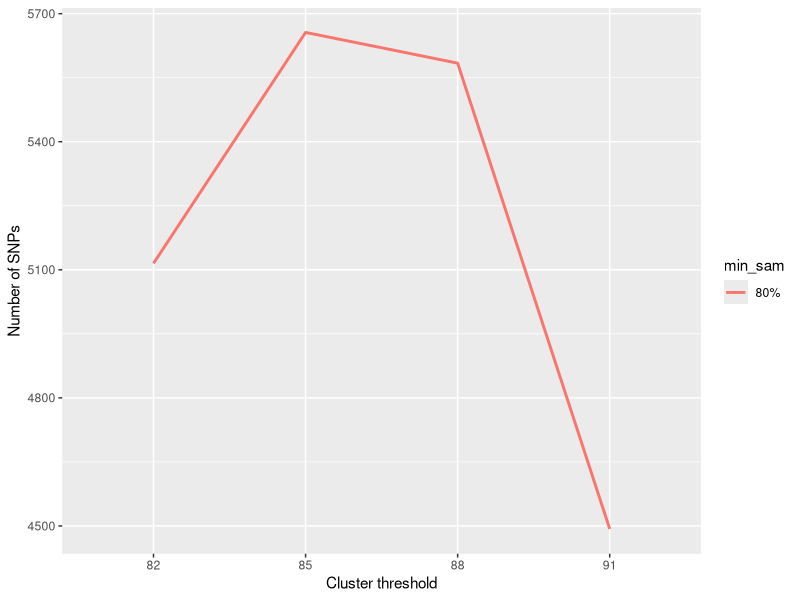
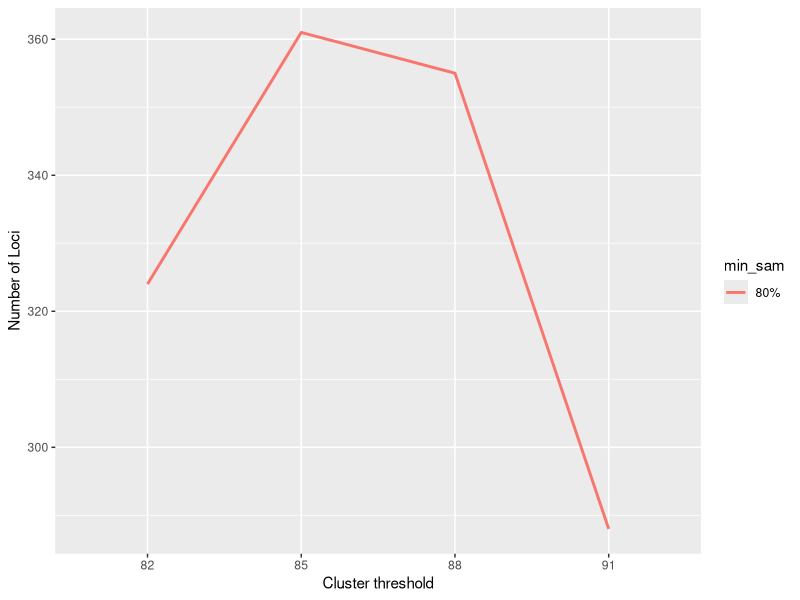

Here is the R script that generated these plots, in order: (Note: this script raises an error after producing the figures.)
## Packages used 
library(dplyr)
library(ggplot2)
library(tidyr)

## Working direcory
setwd("~/GBS_Bioinf_Process_Mamm/bin")

## Start with a fresh brain
rm(list = ls())

## Get  parameters file
parameters <- read.table("../out/ipyrad_outfiles/stats/param_clust.txt")
colnames(parameters) <- c("parameter", "loci", "snp")


#### clustering threshold ####

## Reorder the data frame, separate the column parameters by "_" 
## Filter by  clustering threshold
## Change the numeric columns to factors
clust_thresh <- parameters %>% 
  separate(parameter, c("param", "value", "min_sam"), "_") %>%
  filter(param == "clust") %>%
  mutate(value = factor(value, levels = c(82, 85, 86, 87, 88, 89, 91, 94))) %>%
  mutate(min_sam = factor(min_sam, levels = c(40, 60, 80)))

# Generate the plot of SNPs obteined of clust_threshold's parameters 
ggplot(clust_thresh, aes(x=value, y=snp)) +
  geom_line(aes(group=min_sam, color=min_sam), size=1) +
  labs(y = "Number of SNPs", x = "Cluster threshold") +
  scale_color_discrete(breaks=c("40", "60", "80"),
                       labels=c("40%", "60%", "80%"))

# Generate the plot of Loci obteined of clust_threshold's parameters 
ggplot(clust_thresh, aes(x=value, y=loci)) +
  geom_line(aes(group=min_sam, color=min_sam), size=1) +
  labs(y = "Number of Loci", x = "Cluster threshold") +
  scale_color_discrete(breaks=c("40", "60", "80"),
                       labels=c("40%", "60%", "80%"))

## Filter the loci in 80%
loci <- clust_thresh %>% 
  filter(min_sam == "80") %>%
  select(loci) 

## Subtract the parameters at 80% to obtain the new loci discovered
new_loci <- data.frame()
for (row in 1:nrow(loci)){
  
  loci_rest <- loci[[(row+1),1]] - loci[[row,1]]
  
  new_loci <- rbind(new_loci, loci_rest)
}

## Reorder the data   frame to can do the graph of new loci
colnames(new_loci) <- "new_loci"
param_int <- as.data.frame(c("0.82/0.85", "0.85/0.86", "0.86/0.87", "0.87/0.88", "0.88/0.89", "0.89/0.91", "0.91/0.94"))
colnames(param_int) <- "int"
new_loci <- cbind(param_int, new_loci)


# Generate the plot of the iteraction of 80% clust_threshold values
ggplot(new_loci, aes(x=int, y=new_loci, group = 1)) +
  geom_point(size = 2, color = "coral3") + geom_line(size = 1, color = "cyan4", linetype = "dashed") + 
  labs(y = "Number of new Loci", x = "Iteration of clust threshold") 


#### mindepth ####

## Reorder the data frame, separate the column parameters by "_" 
## Filter by  mindepth_
## Change the numeric columns to factors
mindepth <- parameters %>% 
  separate(parameter, c("param", "mindepth", "major_r", "min_sam"), "_") %>%
  filter(param == "mindepth") %>%
  mutate(mindepth = factor(mindepth, levels = c(6, 7, 8, 9, 10, 11, 12))) %>%
  mutate(major_r = factor(major_r, levels = c(3, 4, 5, 7, 8, 9, 10, 11, 12))) %>%
  mutate(min_sam = factor(min_sam, levels = c(40, 60, 80)))

# Generate the plot of SNPs obteined of mindepth's parameters 
ggplot(mindepth, aes(x=major_r, y=snp)) +
  geom_line(aes(group=min_sam, color=min_sam), size=1) +
  labs(y = "Number of SNPs", x = "mindepth") +
  scale_color_discrete(breaks=c("40", "60", "80"),
                       labels=c("40%", "60%", "80%"))

# Generate the plot of Loci obteined of mindepth's parameters 
ggplot(mindepth, aes(x=major_r, y=loci)) +
  geom_line(aes(group=min_sam, color=min_sam), size=1) +
  labs(y = "Number of Loci", x = "major_r") +
  scale_color_discrete(breaks=c("40", "60", "80"),
                       labels=c("40%", "60%", "80%"))
